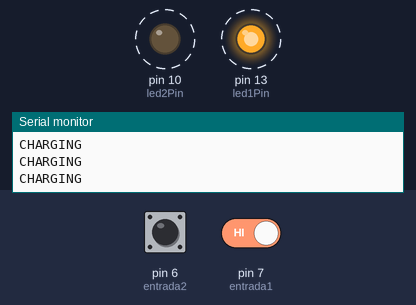
Bench run of a sketch on a simulated Arduino Uno, built with avr-gcc and run on an emulated ATmega328P. Shown: output pins drawn as LEDs (lit = HIGH), the last lines printed to the serial monitor. Dashed ring = blinking. Inputs (shaded band) come from the test bench; at power-on: pin 6 (entrada2) HIGH, pin 7 (entrada1) HIGH.

Above: at 1.2 s.
1.3 s: pin 6 (entrada2) driven LOW
At 1.51 s:
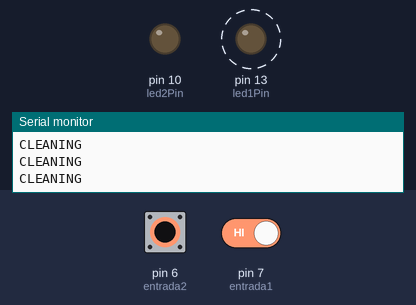
4.3 s: pin 6 (entrada2) driven HIGH
At 4.56 s:
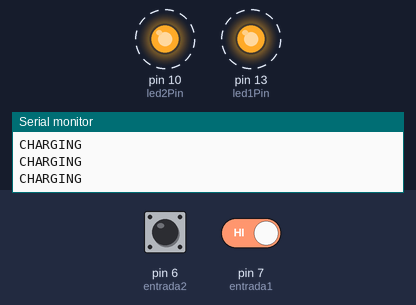
7.3 s: pin 7 (entrada1) driven LOW
At 8.1 s:
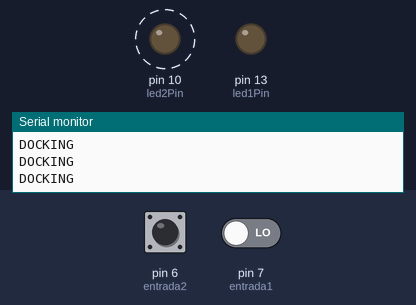
10.3 s: pin 7 (entrada1) driven HIGH
At 11.2 s:
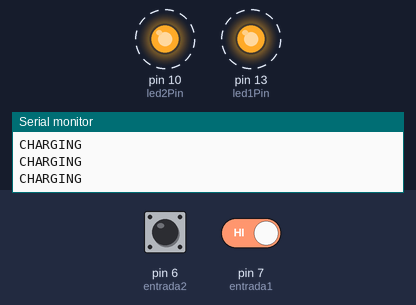
13.3 s: pin 6 (entrada2) driven LOW and pin 7 (entrada1) driven LOW
At 14.0 s:
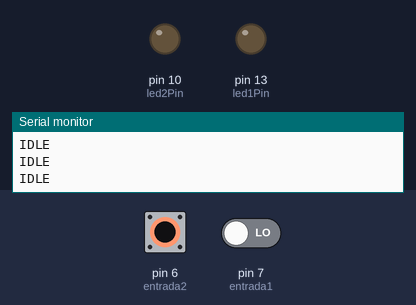
15.2 s: pin 6 (entrada2) pulsed HIGH 5 times (0.12 s each, 0.3 s apart)
At 15.4 s:
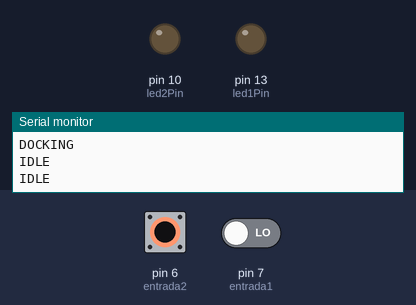
Timing chart, 0 to 18.2 s (numbered marks = the images above; inputs shaded):
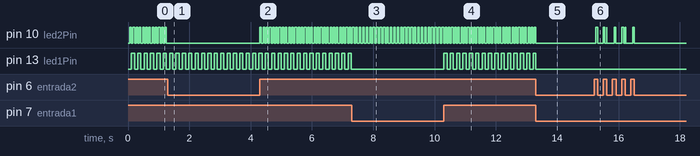

The sketch:

arduino.ino
```cpp
const int entrada1 = 7;
const int entrada2 = 6;

const int led1Pin = 13;
const int led2Pin = 10;

// Intervalos para piscar os LEDs
const int led1BlinkInterval = 100;
const int led2BlinkInterval = 50;

// Variáveis para controlar o pisca-pisca (blink) sem usar delay()
unsigned long led1BlinkMillis = 0;
unsigned long led2BlinkMillis = 0;
bool led1State = LOW;
bool led2State = LOW;

void setup() {
  Serial.begin(9600);
  pinMode(led1Pin, OUTPUT);
  pinMode(led2Pin, OUTPUT);
  pinMode(entrada1, INPUT);
  pinMode(entrada2, INPUT);
}

void loop() {
  int estado1 = digitalRead(entrada1);
  int estado2 = digitalRead(entrada2);

  if (estado1 == 0 && estado2 == 0) {
    idle();
  } else if (estado1 == 1 && estado2 == 0) {
    cleaning();
  } else if (estado1 == 0 && estado2 == 1) {
    docking();
  } else { // estado1 == 1 && estado2 == 1
    charging();
  }
}

void idle() {
  digitalWrite(led1Pin, LOW);
  digitalWrite(led2Pin, LOW);
  Serial.println("IDLE");
}

void cleaning() {
  unsigned long currentMillis = millis();

  if (currentMillis - led1BlinkMillis >= led1BlinkInterval) {
    led1BlinkMillis = currentMillis;
    led1State = !led1State;
    digitalWrite(led1Pin, led1State);
  }

  digitalWrite(led2Pin, LOW);
  Serial.println("CLEANING");
}

void docking() {
  unsigned long currentMillis = millis();

  digitalWrite(led1Pin, LOW);

  if (currentMillis - led2BlinkMillis >= led2BlinkInterval) {
    led2BlinkMillis = currentMillis;
    led2State = !led2State;
    digitalWrite(led2Pin, led2State);
  }
  Serial.println("DOCKING");
}

void charging() {
  unsigned long currentMillis = millis();

  if (currentMillis - led1BlinkMillis >= led1BlinkInterval) {
    led1BlinkMillis = currentMillis;
    led1State = !led1State;
    digitalWrite(led1Pin, led1State);
  }

  if (currentMillis - led2BlinkMillis >= led2BlinkInterval) {
    led2BlinkMillis = currentMillis;
    led2State = !led2State;
    digitalWrite(led2Pin, led2State);
  }
  Serial.println("CHARGING");
}
```

Measured:
- after the input at 1.3 s, pin 10 (led2Pin): stops changing and stays LOW
- after the input at 4.3 s, pin 10 (led2Pin): alternates HIGH for 0.05 s and LOW for 0.05 s, starting at once
- after the input at 7.3 s, pin 13 (led1Pin): stops changing and stays LOW
- after the input at 10.3 s, pin 13 (led1Pin): alternates HIGH for 0.10 s and LOW for 0.10 s, starting at once
- after the input at 13.3 s, pin 10 (led2Pin), pin 13 (led1Pin): goes on until 13.3 s, then stays LOW
- after the input at 15.2 s, pin 10 (led2Pin): LOW → HIGH after 0.06 s, then repeats every 0.60 s: LOW 0.18 s, HIGH 0.06 s, LOW 0.06 s, HIGH 0.01 s, LOW 0.24 s, HIGH 0.06 s, until it stays LOW from 16.5 s
- by itself, pin 10 (led2Pin): alternates HIGH for 0.05 s and LOW for 0.05 s
- by itself, pin 13 (led1Pin): alternates HIGH for 0.10 s and LOW for 0.10 s
